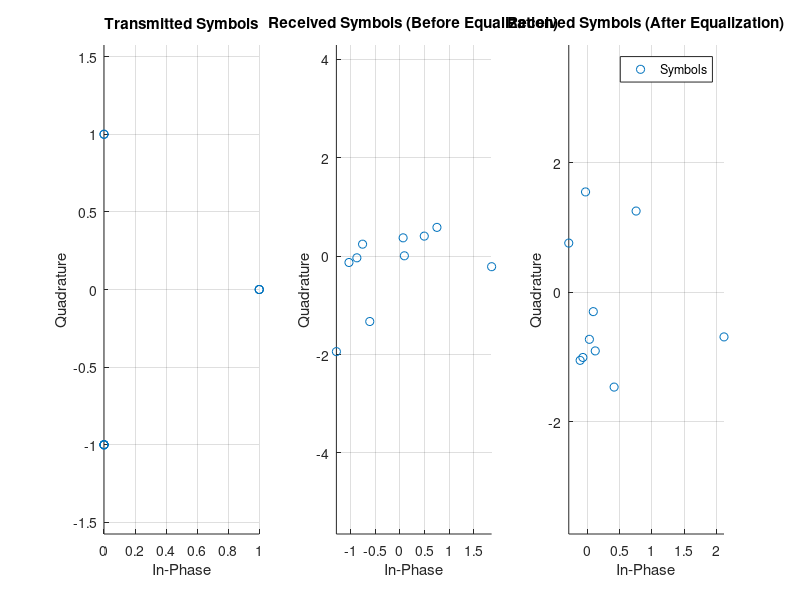

This figure's MATLAB source:
clc; clear; close all;

% Define M-PSK order (e.g., M=4 for QPSK, M=8 for 8-PSK)
M = 4;  
numSymbols = 10;  % Number of symbols

% Generate random bit stream
numBitsPerSymbol = log2(M);
bitStream = randi([0 1], numSymbols * numBitsPerSymbol, 1);

% Convert bits to decimal symbol indices
symbolIndices = bi2de(reshape(bitStream, numBitsPerSymbol, []).', 'left-msb');

% Perform M-PSK Modulation
txSymbols = exp(1j * (2 * pi * symbolIndices / M));  % Transmitted symbols

% Simulate Rayleigh fading channel (random complex gain per symbol)
h = (randn(numSymbols,1) + 1j*randn(numSymbols,1)) / sqrt(2);  % Rayleigh channel

% Additive White Gaussian Noise (AWGN)
SNR_dB = 10; % Signal-to-noise ratio in dB
SNR_linear = 10^(SNR_dB/10);
noisePower = 1 / (2 * SNR_linear);
noise = sqrt(noisePower) * (randn(numSymbols,1) + 1j*randn(numSymbols,1));

% Transmit symbols through channel
rxSymbols_no_eq = h .* txSymbols + noise;  % Received symbols before equalization

% Channel Estimation & Equalization
h_est = h;  % Assuming perfect channel estimation
rxSymbols_eq = rxSymbols_no_eq ./ h_est;  % Equalized symbols

% Plot results
figure;

subplot(1,3,1);
scatter(real(txSymbols), imag(txSymbols), 'bo');
title('Transmitted Symbols');
xlabel('In-Phase');
ylabel('Quadrature');
axis equal; grid on;

subplot(1,3,2);
scatter(real(rxSymbols_no_eq), imag(rxSymbols_no_eq), 'ro');
title('Received Symbols (Before Equalization)');
xlabel('In-Phase');
ylabel('Quadrature');
axis equal; grid on;

subplot(1,3,3);
scatter(real(rxSymbols_eq), imag(rxSymbols_eq), 'go');
title('Received Symbols (After Equalization)');
xlabel('In-Phase');
ylabel('Quadrature');
axis equal; grid on;

legend('Symbols');
